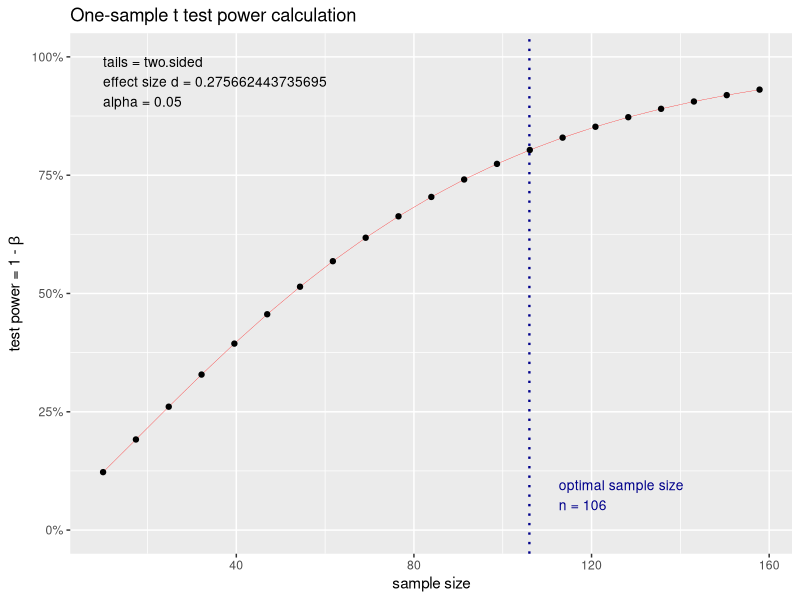
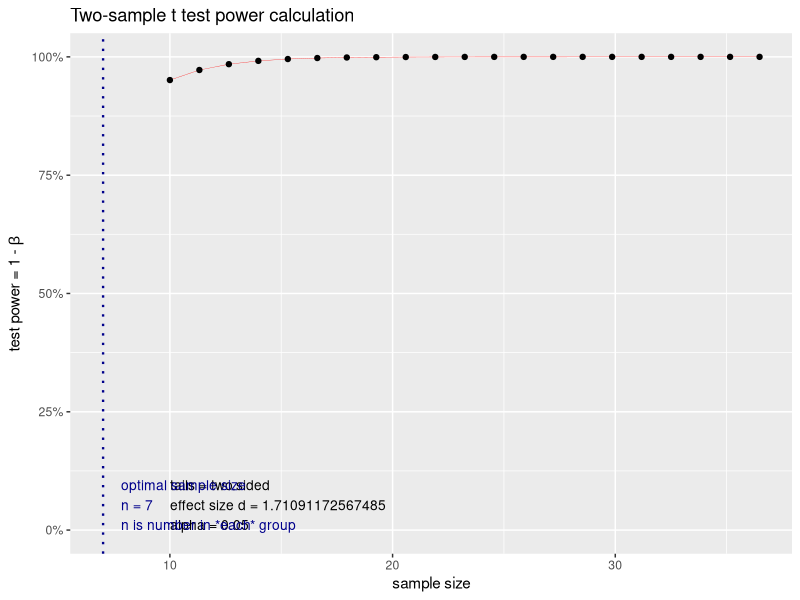
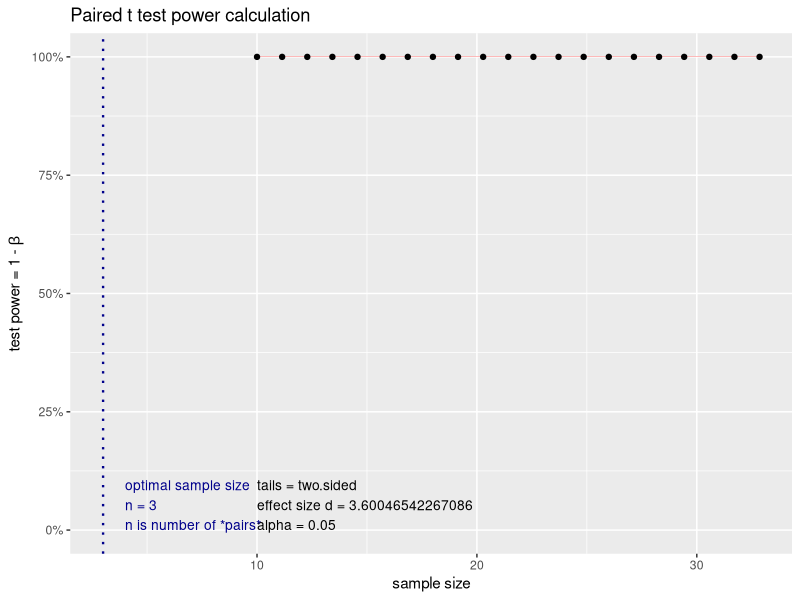

These charts were generated, in order, by the following R code:
## ---- chunk 1
library(readr)  # import csv data files
library(tibble) # make fancy data frames
## ---- chunk 2
library(here)
## ---- chunk 3
swimmers.csv <- read_csv(here("data", "swimmers.csv"))

(n <- nrow(swimmers.csv))
(m <- mean(swimmers.csv$speed))
(s <- sd(swimmers.csv$speed))

t.test(swimmers.csv$speed, mu = 1)
## ---- chunk 4
(cohens_d <- (m - 1) / s)
## ---- chunk 5
pwr::pwr.t.test(n = n, 
                d = cohens_d, 
                sig.level = 0.05, 
                power = NULL,
                type = "one.sample", 
                alternative = "two.sided")
## ---- chunk 6
mean(replicate(10000, {
  t.test(rnorm(n = n, 
               mean = m, 
               sd = s), 
         mu = 1)$p.value < 0.05
}))
## ---- chunk 7
(p <- pwr::pwr.t.test(n = NULL,
                      d = cohens_d,
                      sig.level = 0.05,
                      power = 0.80,
                      type = "one.sample",
                      alternative = "two.sided"))
## ---- chunk 8
plot(p)
## ---- chunk 9
cohens_d <- (6.37 - 5.60) / 2.57
## ---- chunk 10
pwr::pwr.t.test(n = 293,
                d = cohens_d,
                sig.level = 0.05,
                power = NULL,
                type = "one.sample",
                alternative = "greater")
## ---- chunk 11
pwr::pwr.t.test(n = NULL,
                d = cohens_d,
                sig.level = 0.05,
                power = 0.80,
                type = "one.sample",
                alternative = "greater")
## ---- chunk 12
energy.csv <- read_csv(here("data", "energy.csv"))

(n_lean <- nrow(energy.csv[energy.csv$stature == "lean", ]))
(n_obese <- nrow(energy.csv[energy.csv$stature == "obese", ]))

(m_lean <- mean(energy.csv[energy.csv$stature == "lean", ]$expend))
(m_obese <- mean(energy.csv[energy.csv$stature == "obese", ]$expend))

(s_lean <- sd(energy.csv[energy.csv$stature == "lean", ]$expend))
(s_obese <- sd(energy.csv[energy.csv$stature == "obese", ]$expend))

t.test(expend ~ stature, data = energy.csv)
## ---- chunk 13
sd_pooled <- function (sd1, n1, sd2, n2) {
  sqrt(((n1 - 1) * sd1^2 + (n2 - 1) * sd2^2) / (n1 + n2 - 2))
}
## ---- chunk 14
(s_pooled <- sd_pooled(sd1 = s_lean, 
                       n1 = n_lean, 
                       sd2 = s_obese, 
                       n2 = n_obese))
(cohens_d <- (m_lean - m_obese) / s_pooled)

pwr::pwr.t2n.test(n1 = n_lean,
                  n2 = n_obese,
                  d = cohens_d,
                  sig.level = 0.05,
                  power = NULL,
                  alternative = "two.sided")
## ---- chunk 15
mean(replicate(10000, {
  one_sample <- tibble(expend = c(rnorm(n = n_lean, 
                                        mean = m_lean, 
                                        sd = s_lean), 
                                  rnorm(n = n_obese, 
                                        mean = m_obese, 
                                        sd = s_obese)), 
                       stature = c(rep(x = "lean", 
                                       times = n_lean), 
                                   rep(x = "obese", 
                                       times = n_obese)))
  t.test(expend ~ stature, data = one_sample)$p.value < 0.05
}))
## ---- chunk 16
(p <- pwr::pwr.t.test(n = NULL,
                      d = cohens_d,
                      sig.level = 0.05,
                      power = 0.80,
                      type = "two.sample",
                      alternative = "two.sided"))
## ---- chunk 17
plot(p)
## ---- chunk 18
pooled_sd <- sd_pooled(sd1 = 82.81, n1 = 11, sd2 = 61.42, n2 = 9)
## ---- chunk 19
cohens_d <- (190.63 - 83.28) / pooled_sd
## ---- chunk 20
pwr::pwr.t2n.test(n1 = 11,
                  n2 = 9,
                  d = cohens_d,
                  sig.level = 0.05,
                  power = NULL,
                  alternative = "two.sided")
## ---- chunk 21
pwr::pwr.t.test(n = NULL,
                d = cohens_d,
                sig.level = 0.05,
                power = 0.80,
                type = "two.sample",
                alternative = "two.sided")
## ---- chunk 22
intake.csv <- read_csv(here("data", "intake.csv"))

(n <- n_pre <- n_post <- nrow(intake.csv))
(m_post <- mean(intake.csv$post))
(m_pre <- mean(intake.csv$pre))
(s_post <- sd(intake.csv$post))
(s_pre <- sd(intake.csv$pre))

t.test(intake.csv$post, intake.csv$pre, paired = TRUE)
## ---- chunk 23
intake.csv$difference <- intake.csv$post - intake.csv$pre
(m_diffs <- mean(intake.csv$difference))
(s_diffs <- sd(intake.csv$difference))
(cohens_dz <- m_diffs / s_diffs)
## ---- chunk 24
pwr::pwr.t.test(n = n,
                d = cohens_dz,
                sig.level = 0.05,
                power = NULL,
                type = "paired",
                alternative = "two.sided")
## ---- chunk 25
# paired t is equivalent to one-sample on the differences
mean(replicate(10000, {
  t.test(rnorm(n = n, 
               mean = m_diffs, 
               sd = s_diffs), 
         mu = 0)$p.value < 0.05
}))
## ---- chunk 26
(p <- pwr::pwr.t.test(n = NULL,
                      d = cohens_dz,
                      sig.level = 0.05,
                      power = 0.80,
                      type = "paired",
                      alternative = "two.sided"))
## ---- chunk 27
plot(p)
## ---- chunk 28
pain.csv <- read_csv(here("data", "pain.csv"))
## ---- chunk 29
pain.csv$difference <- pain.csv$vibr - pain.csv$ctrl
(n <- length(pain.csv$difference))
(m_diffs <- mean(pain.csv$difference))
(s_diffs <- sd(pain.csv$difference))
(cohens_dz <- m_diffs / s_diffs)
## ---- chunk 30
pwr::pwr.t.test(n = n,
                d = cohens_dz,
                sig.level = 0.05,
                power = NULL,
                type = "paired",
                alternative = "less")
## ---- chunk 31
pwr::pwr.t.test(n = NULL,
                d = cohens_dz,
                sig.level = 0.05,
                power = 0.80,
                type = "paired",
                alternative = "less")
